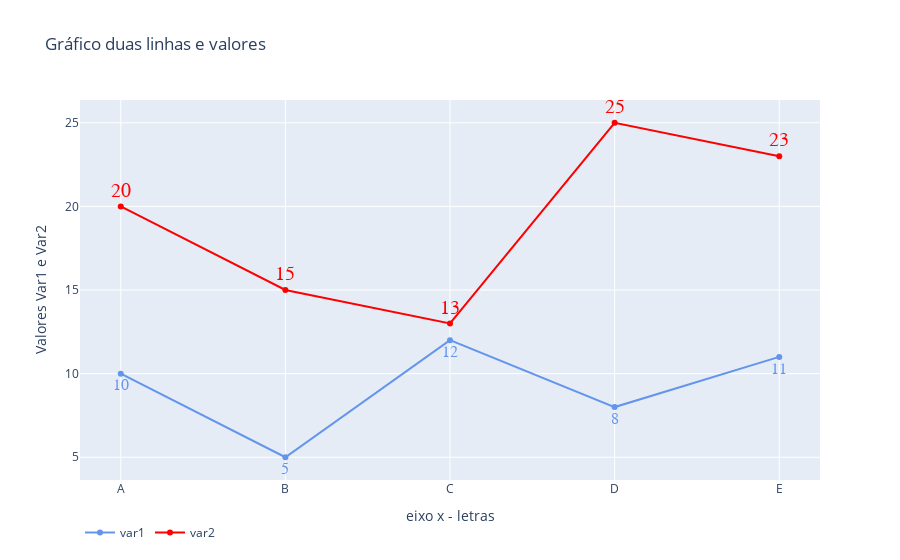

Notebook code for this chart:
### Markdown cell above
### Colocando legenda pra parte inferior do gráfico
    linha 43

### Code cell
fig = go.Figure(
        data=[  
            go.Scatter(
                name='var1',
                x= list(df['letra'].sort_values()),
                y= list(df['var1']),
                marker_color='CornflowerBlue',
                mode='lines+markers+text', #define que é pra aparecer a linha, os marcadores e o texto
                text = list(df['var1']), #define qual o texto deve aparecer
                textposition='bottom center', #define posição em que o valor/texto vai ficar
                #opções: ['top left', 'top center', 'top right', 'middle left', 'middle center', 
                #'middle right', 'bottom left', 'bottom center', 'bottom right']
             
                #formatando textos/valores   
                 textfont=dict(family="sans serif", #tipo
                               size=16, #tamanho do texto/valor
                               color="CornflowerBlue") #cor do texto/valor
            ),  
            #linha var2
            go.Scatter(
                name='var2',
                x= list(df['letra'].sort_values()), #o eixo é o mesmo
                y= list(df['var2']),
                marker_color='red',
                mode='lines+markers+text', 
                text = list(df['var2']),
                textposition='top center',
                
                #formatando textos/valores   
                textfont=dict(family="sans serif",
                              size=20,
                              color="red")
            ), 
            
        ],

layout=go.Layout(title='Gráfico duas linhas e valores',
                 xaxis_title='eixo x - letras',
                 yaxis_title='Valores Var1 e Var2'
        )
    )

fig.update_layout(legend_orientation="h") #definindo localização da leganda. Opções: ['v', 'h']

fig.show()

### Figure 1 — Plotly figure (JSON) as saved in the notebook; plotly's stock layout.template omitted (floating-point values rounded to 4 significant figures)
{"data": [{"marker": {"color": "CornflowerBlue"}, "mode": "lines+markers+text", "name": "var1", "text": ["10", "5", "12", "8", "11"], "textfont": {"color": "CornflowerBlue", "family": "sans serif", "size": 16}, "textposition": "bottom center", "type": "scatter", "x": ["A", "B", "C", "D", "E"], "y": [10, 5, 12, 8, 11]}, {"marker": {"color": "red"}, "mode": "lines+markers+text", "name": "var2", "text": ["20", "15", "13", "25", "23"], "textfont": {"color": "red", "family": "sans serif", "size": 20}, "textposition": "top center", "type": "scatter", "x": ["A", "B", "C", "D", "E"], "y": [20, 15, 13, 25, 23]}], "layout": {"legend": {"orientation": "h"}, "title": {"text": "Gráfico duas linhas e valores"}, "xaxis": {"title": {"text": "eixo x - letras"}}, "yaxis": {"title": {"text": "Valores Var1 e Var2"}}}}
